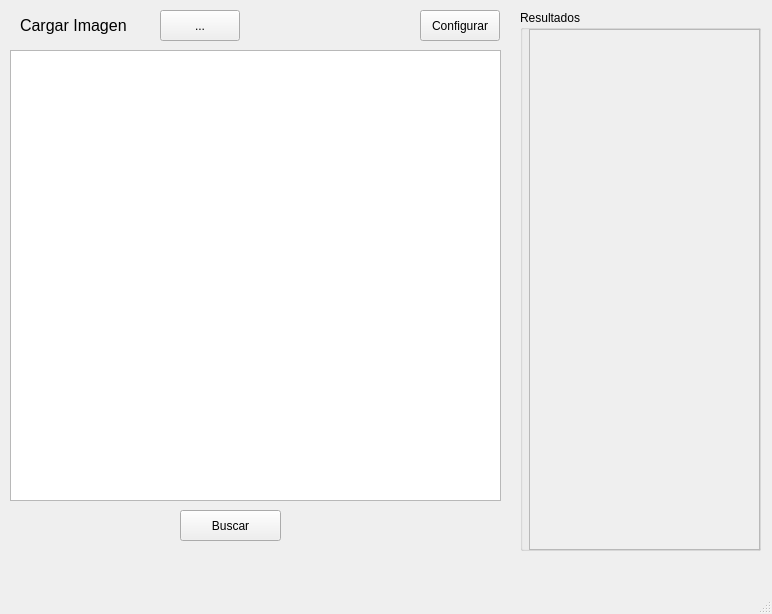
<?xml version="1.0" encoding="UTF-8"?>
<ui version="4.0">
 <class>MainWindow</class>
 <widget class="QMainWindow" name="MainWindow">
  <property name="geometry">
   <rect>
    <x>0</x>
    <y>0</y>
    <width>772</width>
    <height>614</height>
   </rect>
  </property>
  <property name="maximumSize">
   <size>
    <width>772</width>
    <height>614</height>
   </size>
  </property>
  <property name="windowTitle">
   <string>MainWindow</string>
  </property>
  <widget class="QWidget" name="centralWidget">
   <widget class="QLabel" name="label">
    <property name="geometry">
     <rect>
      <x>20</x>
      <y>10</y>
      <width>151</width>
      <height>31</height>
     </rect>
    </property>
    <property name="font">
     <font>
      <pointsize>12</pointsize>
     </font>
    </property>
    <property name="text">
     <string>Cargar Imagen</string>
    </property>
   </widget>
   <widget class="QPushButton" name="selectPicture">
    <property name="geometry">
     <rect>
      <x>160</x>
      <y>10</y>
      <width>80</width>
      <height>31</height>
     </rect>
    </property>
    <property name="text">
     <string>...</string>
    </property>
   </widget>
   <widget class="QGraphicsView" name="imageView">
    <property name="geometry">
     <rect>
      <x>10</x>
      <y>50</y>
      <width>491</width>
      <height>451</height>
     </rect>
    </property>
   </widget>
   <widget class="QPushButton" name="search">
    <property name="geometry">
     <rect>
      <x>180</x>
      <y>510</y>
      <width>101</width>
      <height>31</height>
     </rect>
    </property>
    <property name="text">
     <string>Buscar</string>
    </property>
   </widget>
   <widget class="QPushButton" name="configure">
    <property name="geometry">
     <rect>
      <x>420</x>
      <y>10</y>
      <width>80</width>
      <height>31</height>
     </rect>
    </property>
    <property name="text">
     <string>Configurar</string>
    </property>
   </widget>
   <widget class="QLabel" name="message">
    <property name="geometry">
     <rect>
      <x>10</x>
      <y>550</y>
      <width>491</width>
      <height>20</height>
     </rect>
    </property>
    <property name="text">
     <string/>
    </property>
   </widget>
   <widget class="QGroupBox" name="groupBox">
    <property name="geometry">
     <rect>
      <x>520</x>
      <y>10</y>
      <width>241</width>
      <height>541</height>
     </rect>
    </property>
    <property name="title">
     <string>Resultados</string>
    </property>
    <widget class="QScrollArea" name="scrollArea">
     <property name="geometry">
      <rect>
       <x>9</x>
       <y>19</y>
       <width>231</width>
       <height>521</height>
      </rect>
     </property>
     <property name="widgetResizable">
      <bool>true</bool>
     </property>
     <widget class="QWidget" name="scrollAreaWidgetContents">
      <property name="geometry">
       <rect>
        <x>0</x>
        <y>0</y>
        <width>229</width>
        <height>519</height>
       </rect>
      </property>
      <layout class="QVBoxLayout" name="verticalLayout">
       <item>
        <layout class="QVBoxLayout" name="resultsLayout">
         <property name="sizeConstraint">
          <enum>QLayout::SetMinimumSize</enum>
         </property>
        </layout>
       </item>
      </layout>
     </widget>
    </widget>
   </widget>
  </widget>
  <widget class="QMenuBar" name="menuBar">
   <property name="geometry">
    <rect>
     <x>0</x>
     <y>0</y>
     <width>772</width>
     <height>20</height>
    </rect>
   </property>
  </widget>
  <widget class="QStatusBar" name="statusBar"/>
 </widget>
 <layoutdefault spacing="6" margin="11"/>
 <resources/>
 <connections/>
</ui>
